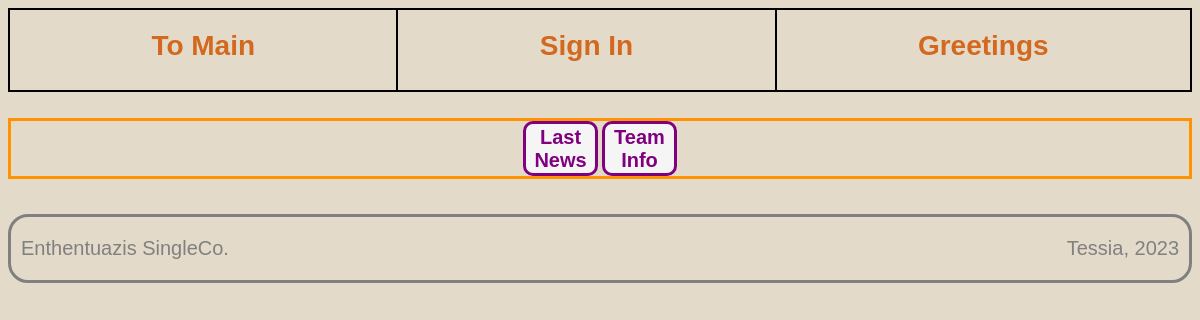
Before: /info/lstM/ with the older database file.
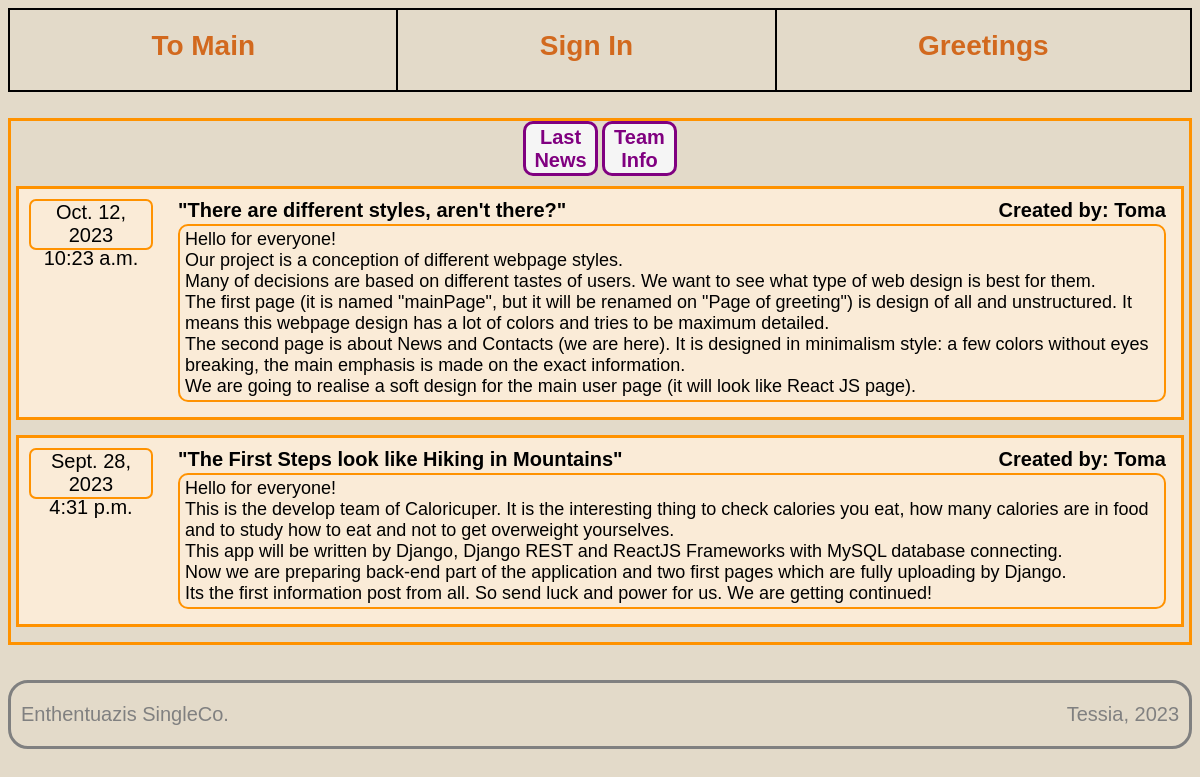
After: the same page with the newer database file.
### infoConts/models.py (models this page shows, shortened)
class LastInfo(models.Model):
    title = models.CharField(max_length=100)
    message = models.TextField(max_length=2000)
    date = models.DateField(auto_now=True)
    time = models.TimeField(auto_now=True)
    team_staff = models.ForeignKey(
        User, blank=True, null=True, on_delete=models.SET_NULL)

### infoConts/views.py (the view)
# urls.py: path('lstM/', LastNewsContsView.as_view(), name="info"),
class LastNewsContsView(ListView):
    template_name = "info.html"
    model = LastInfo
    context_object_name = "last_info"
    ordering = ["-date"]
    def get_context_data(self, **kwargs: Any) -> dict[str, Any]:
        context = super().get_context_data(**kwargs)
        context['devs'] = Developer.objects.all()
        return context

### infoConts/templates/info.html (shortened to what this page needs)
{% extends 'base.html' %} {% load static %} {% block head %}
<link rel="stylesheet" href="{% static 'css/info_page.css' %}?{% now "U" %}" />
{% endblock %} {% block header %}
<header class="table">
    <div class="buttons">
        <div class="button">
            <a href="#" method="GET">To Main</a>
        </div>
        <div class="button">
            <a href="#" method="GET">Sign In </a>
        </div>
        <div class="button">
            <a href="{% url 'greet' %}" method="GET">Greetings</a>
        </div>
    </div>
</header>
{% endblock %} {% block content %}
<div>
    <div class="mesWindow">
        <div id="info_tabs">
            <button id="info_1" type="button">Last News</button>
            <button id="info_2" type="button">Team Info</button>
        </div>
        <div class="mesField">
            {% for message in last_info %}
            <div class="news">
                <div id="daytime">
                    {{ message.date }}<br />{{ message.time }}
                </div>
                <div id="conteiner">
                    <div class="titles">
                        <div id="title">"{{ message.title }}"</div>
                        <div id="author">
                            Created by: {{ message.team_staff }}
                        </div>
                        </div>
                    <div id="message_box">
                        {{ message.message|linebreaksbr }}
                    </div>
                </div>
            </div>
            {% endfor %}
        </div>
    </div>
    </div>
    {% endblock %} {% block footer %}
    <footer>
        <div class="credits">
            <div id="company"><p>Enthentuazis SingleCo.</p></div>
            <div id="planet_year"><p>Tessia, 2023</p></div>
        </div>
    </footer>
    {% endblock %}

### main_page/templates/base.html (shortened to what this page needs)
<!DOCTYPE html>
<html lang="en" style="background-color: #e3dac9">
    <head>
        {% block head %} {% endblock %}
    </head>
    <body>
        <div id="header">{% block header %} {% endblock %}</div>
        <div id="content">{% block content %} {% endblock %}</div>
        <div id="footer">{% block footer %}{% endblock %}</div>
    </body>
</html>

### static/css/info_page.css (style rules this page uses)
.table, .button { border: 1px solid black; }
.buttons { display: flex; }
.button { order: 0; flex-grow: 1; height: 60px; text-align: center; font-size: 28px; font-weight: bolder; font-family: "Gill Sans", "Gill Sans MT", Calibri, "Trebuchet MS", sans-serif; padding-top: 20px; }
.button a { display: block; color: chocolate; text-decoration: none; padding-top: 20px; height: 60px; margin-top: -20px; }
.button, .focus, .focus a { -webkit-transition: background-color 0.5s ease, color 0.5s ease; -moz-transition: background-color 0.5s ease, color 0.5s ease; -o-transition: background-color 0.5s ease, color 0.5s ease; transition: background-color 0.5s ease, color 0.5s ease; }
#info_tabs { width: 154px; margin: 0 auto; }
#info_1, #info_2 { margin: auto; width: 75px; height: 55px; border: 3px solid purple; border-radius: 10px; background-color: whitesmoke; color: purple; font-weight: bolder; font-size: 20px; text-align: center; vertical-align: top; }
#info_1, #info_1:hover, #info_2, #info_2:hover { -webkit-transition: background-color 0.5s ease, color 0.5s ease, border 0.5s ease; -moz-transition: background-color 0.5s ease, color 0.5s ease, border 0.5s ease; -o-transition: background-color 0.5s ease, color 0.5s ease, border 0.5s ease; transition: background-color 0.5s ease, color 0.5s ease, border 0.5s ease; }
.mesWindow { border: 3px solid #ff9200; margin-top: 26px; width: auto; overflow-y: auto; height: 50%; }
.mesField { display: block; visibility: visible; }
.news, .titles, .members { display: flex; }
.news, .members { background-color: antiquewhite; }
.news { border: 3px solid #ff9200; margin: 10px 5px 15px 5px; }
#daytime { order: 0; flex-grow: 1; height: 47px; margin: 10px 10px 30px 10px; border: 2px solid #ff9200; border-radius: 7px; text-align: center; min-width: 120px; font-family: "Gill Sans", "Gill Sans MT", Calibri, "Trebuchet MS", sans-serif; font-size: 20px; }
#conteiner { order: 0; flex-grow: 5; min-height: 75px; margin: 10px 10px 10px 10px; padding: 0 5px 5px 5px; }
#title, #author { order: 0; flex-grow: 1; height: 25px; font-family: "Gill Sans", "Gill Sans MT", Calibri, "Trebuchet MS", sans-serif; font-size: 20px; font-weight: bolder; }
.titles > #author { text-align: right; }
#message_box { display: block; min-height: 50px; font-family: "Gill Sans", "Gill Sans MT", Calibri, "Trebuchet MS", sans-serif; font-size: 18px; padding: 3px 5px; border: 2px solid #ff9200; border-radius: 10px; }
.credits { width: auto; display: flex; border: 3px grey solid; border-radius: 20px; margin-top: 35px; }
#company, #planet_year { order: 0; flex-grow: 1; margin-left: 10px; margin-right: 10px; }
.credits > #planet_year p { text-align: right; }
#company p, #planet_year p { font-family: "Gill Sans", "Gill Sans MT", Calibri, "Trebuchet MS", sans-serif; font-weight: lighter; color: gray; font-size: 20px; }

Changed rows visible on the page:
added LastInfo: date "Oct. 12, 2023", time "10:23 a.m.", title "There are different styles, aren't there?", team_staff "Toma", message "Hello for everyone! Our project is a conception of different webpage styles. Many of decisions are based on different tastes of users. We want to see what type of web design is best for them. The first page (it is named \"mainPage\", but it will be renamed on \"Page of greeting\") is design of all and unstructured. It means this webpage design has a lot of colors and tries to be maximum detailed. The second page is about News and Contacts (we are here). It is designed in minimalism style: a few colors without eyes breaking, the main emphasis is made on the exact information. We are going to realise a soft design for the main user page (it will look like React JS page)."
added LastInfo: date "Sept. 28, 2023", time "4:31 p.m.", title "The First Steps look like Hiking in Mountains", team_staff "Toma", message "Hello for everyone! This is the develop team of Caloricuper. It is the interesting thing to check calories you eat, how many calories are in food and to study how to eat and not to get overweight yourselves. This app will be written by Django, Django REST and ReactJS Frameworks with MySQL database connecting. Now we are preparing back-end part of the application and two first pages which are fully uploading by Django. Its the first information post from all. So send luck and power for us. We are getting continued!"
